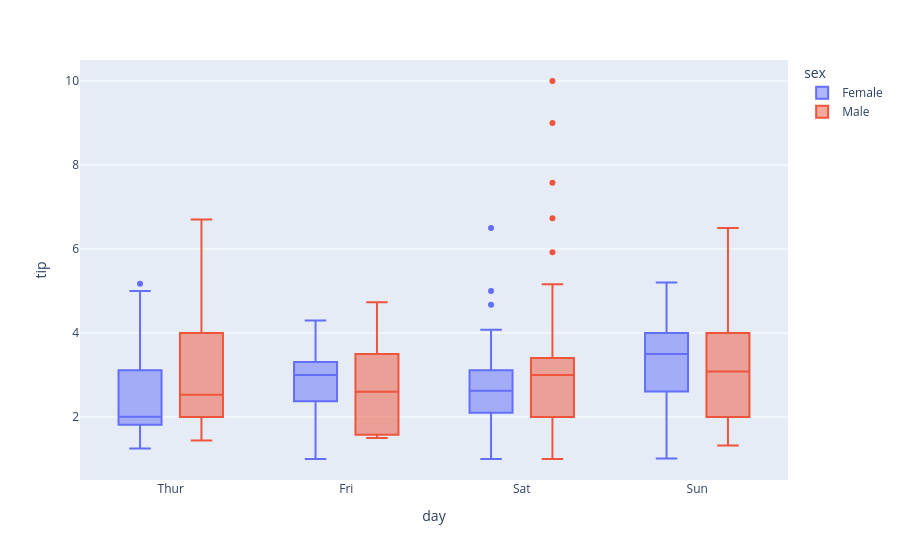

Notebook code cell kept with this figure:
### Markdown cell above
---

**6. Інтерактивний box plot: чайові за днями та статтю**

Створіть інтерактивний box plot для чайових за днями тижня з розбивкою за кольором по статі.

### Code cell
fig2 = px.box(df, x='day', y='tip', color='sex',
             category_orders={'day': ['Thur', 'Fri', 'Sat', 'Sun']})

fig2.show()

### Figure 1 — Plotly figure (JSON) as saved in the notebook; plotly's stock layout.template omitted (floating-point values rounded to 4 significant figures; data arrays with more than 128 entries replaced by an {"elided": "..."} marker saying what was removed)
{"data": [{"alignmentgroup": "True", "hovertemplate": "sex=Female<br>day=%{x}<br>tip=%{y}<extra></extra>", "legendgroup": "Female", "marker": {"color": "#636efa"}, "name": "Female", "notched": false, "offsetgroup": "Female", "orientation": "v", "showlegend": true, "type": "box", "x": ["Sun", "Sun", "Sun", "Sun", "Sun", "Sun", "Sat", "Sat", "Sat", "Sat", "Sat", "Sat", "Sun", "Sun", "Sat", "Sat", "Sat", "Sat", "Sat", "Sat", "Sat", "Thur", "Thur", "Fri", "Fri", "Fri", "Fri", "Fri", "Sat", "Sat", "Sat", "Sat", "Sat", "Sun", "Sun", "Thur", "Thur", "Thur", "Thur", "Thur", "Thur", "Thur", "Thur", "Thur", "Thur", "Thur", "Thur", "Thur", "Thur", "Thur", "Thur", "Thur", "Thur", "Thur", "Thur", "Thur", "Thur", "Sun", "Sun", "Sun", "Sun", "Sun", "Sat", "Sat", "Sun", "Sun", "Sun", "Thur", "Thur", "Thur", "Thur", "Thur", "Thur", "Thur", "Sat", "Sat", "Sat", "Sat", "Sat", "Fri", "Fri", "Fri", "Fri", "Sat", "Sat", "Sat", "Thur"], "x0": " ", "xaxis": "x", "y": [1.01, 3.61, 5.0, 3.02, 1.67, 3.5, 2.75, 2.23, 3.0, 3.0, 2.45, 3.07, 2.6, 5.2, 1.5, 2.47, 1.0, 3.0, 3.14, 5.0, 2.2, 1.83, 5.17, 1.0, 4.3, 3.25, 2.5, 3.0, 2.5, 3.48, 4.08, 4.0, 1.0, 4.0, 3.5, 1.5, 1.8, 2.92, 1.68, 2.52, 4.2, 2.0, 2.0, 2.83, 1.5, 2.0, 3.25, 1.25, 2.0, 2.0, 2.75, 3.5, 5.0, 2.3, 1.5, 1.36, 1.63, 5.14, 3.75, 2.61, 2.0, 3.0, 1.61, 2.0, 4.0, 3.5, 3.5, 4.19, 5.0, 2.0, 2.01, 2.0, 2.5, 3.23, 2.23, 2.5, 6.5, 1.1, 3.09, 3.48, 3.0, 2.5, 2.0, 2.88, 4.67, 2.0, 3.0], "y0": " ", "yaxis": "y"}, {"alignmentgroup": "True", "hovertemplate": "sex=Male<br>day=%{x}<br>tip=%{y}<extra></extra>", "legendgroup": "Male", "marker": {"color": "#EF553B"}, "name": "Male", "notched": false, "offsetgroup": "Male", "orientation": "v", "showlegend": true, "type": "box", "x": {"elided": "157 str values"}, "x0": " ", "xaxis": "x", "y": {"elided": "157 float values"}, "y0": " ", "yaxis": "y"}], "layout": {"boxmode": "group", "legend": {"title": {"text": "sex"}, "tracegroupgap": 0}, "margin": {"t": 60}, "xaxis": {"anchor": "y", "categoryarray": ["Thur", "Fri", "Sat", "Sun"], "categoryorder": "array", "domain": [0, 1], "title": {"text": "day"}}, "yaxis": {"anchor": "x", "domain": [0, 1], "title": {"text": "tip"}}}}
